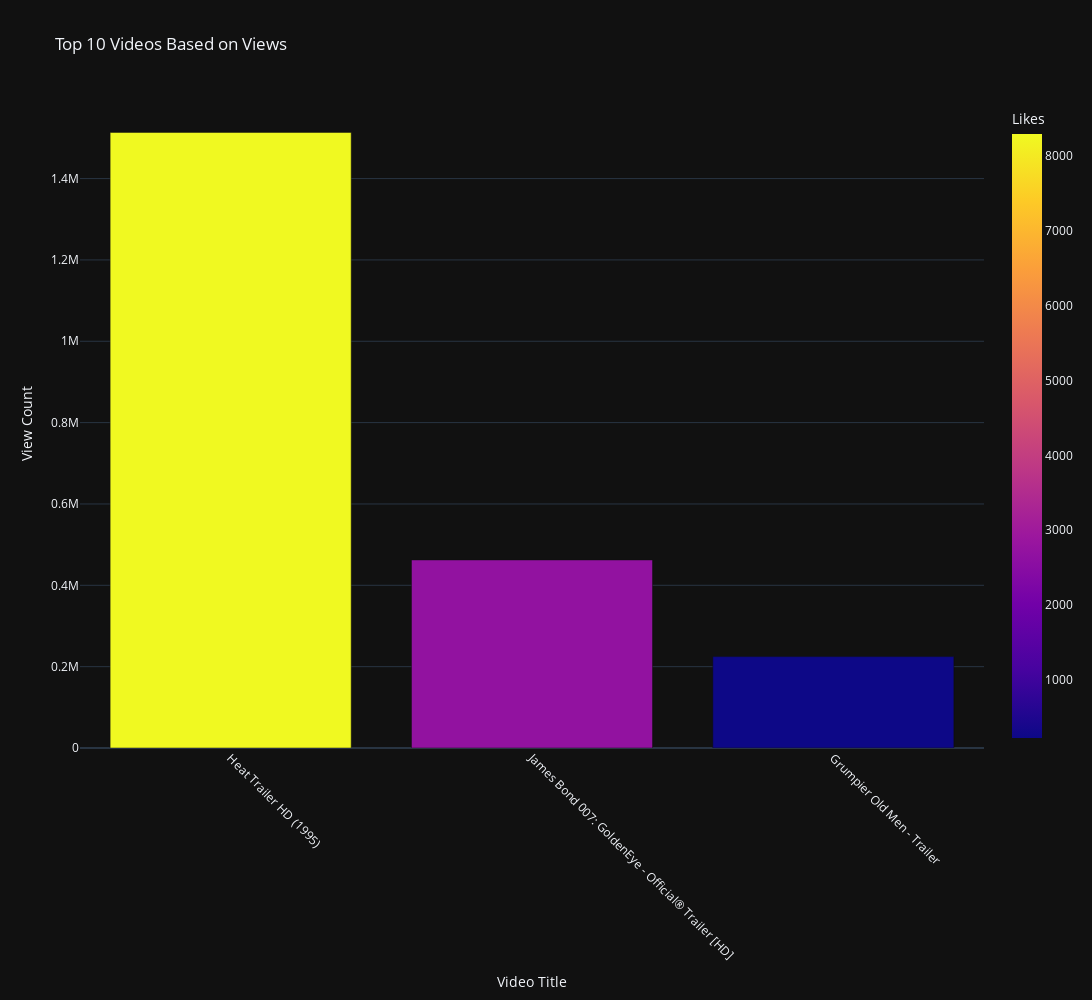

Notebook code cell kept with this figure:
### Markdown cell above
### Top 10 Videos based on Views (Count)

### Code cell
# Sort and select top 10 videos by view count
top_10_views = df.sort_values(by = 'viewCount', ascending = False).head(10)

# Bar chart for top 10 videos by views
fig = px.bar(
    top_10_views,
    x = 'title',
    y = 'viewCount',
    color = 'likeCount',
    title = 'Top 10 Videos Based on Views',
    labels = { 'title' : 'Video Title', 'viewCount' : 'View Count', 'likeCount' : 'Likes' },
    width = width,
    height = height,
    template = template
)
fig.update_layout(xaxis_tickangle = xaxis_tickangle)
fig.show()

### Figure 1 — Plotly figure (JSON) as saved in the notebook; plotly's stock layout.template omitted (floating-point values rounded to 4 significant figures)
{"data": [{"alignmentgroup": "True", "hovertemplate": "Video Title=%{x}<br>View Count=%{y}<br>Likes=%{marker.color}<extra></extra>", "legendgroup": "", "marker": {"color": [8295, 2699, 221], "coloraxis": "coloraxis", "pattern": {"shape": ""}}, "name": "", "offsetgroup": "", "orientation": "v", "showlegend": false, "textposition": "auto", "type": "bar", "x": ["Heat Trailer HD (1995)", "James Bond 007: GoldenEye - Official® Trailer [HD]", "Grumpier Old Men - Trailer"], "xaxis": "x", "y": [1513561, 462348, 224709], "yaxis": "y"}], "layout": {"barmode": "relative", "coloraxis": {"colorbar": {"title": {"text": "Likes"}}, "colorscale": [[0, "#0d0887"], [0.1111, "#46039f"], [0.2222, "#7201a8"], [0.3333, "#9c179e"], [0.4444, "#bd3786"], [0.5556, "#d8576b"], [0.6667, "#ed7953"], [0.7778, "#fb9f3a"], [0.8889, "#fdca26"], [1, "#f0f921"]]}, "height": 1000, "legend": {"tracegroupgap": 0}, "title": {"text": "Top 10 Videos Based on Views"}, "width": 1600, "xaxis": {"anchor": "y", "domain": [0, 1], "tickangle": 45, "title": {"text": "Video Title"}}, "yaxis": {"anchor": "x", "domain": [0, 1], "title": {"text": "View Count"}}}}
